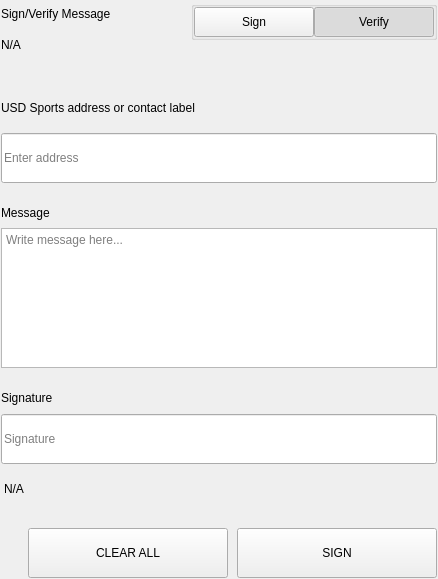
<?xml version="1.0" encoding="UTF-8"?>
<ui version="4.0">
 <class>SettingsSignMessageWidgets</class>
 <widget class="QWidget" name="SettingsSignMessageWidgets">
  <property name="geometry">
   <rect>
    <x>0</x>
    <y>0</y>
    <width>438</width>
    <height>579</height>
   </rect>
  </property>
  <property name="windowTitle">
   <string>Form</string>
  </property>
  <layout class="QVBoxLayout" name="verticalLayout">
   <property name="spacing">
    <number>0</number>
   </property>
   <property name="leftMargin">
    <number>0</number>
   </property>
   <property name="topMargin">
    <number>0</number>
   </property>
   <property name="rightMargin">
    <number>0</number>
   </property>
   <property name="bottomMargin">
    <number>0</number>
   </property>
   <item>
    <widget class="QWidget" name="left" native="true">
     <layout class="QVBoxLayout" name="verticalLayout_3">
      <property name="leftMargin">
       <number>0</number>
      </property>
      <property name="topMargin">
       <number>0</number>
      </property>
      <property name="rightMargin">
       <number>0</number>
      </property>
      <property name="bottomMargin">
       <number>0</number>
      </property>
      <item>
       <widget class="QWidget" name="container_sign" native="true">
        <layout class="QVBoxLayout" name="verticalLayout_2">
         <property name="spacing">
          <number>0</number>
         </property>
         <property name="leftMargin">
          <number>1</number>
         </property>
         <property name="topMargin">
          <number>1</number>
         </property>
         <property name="rightMargin">
          <number>1</number>
         </property>
         <property name="bottomMargin">
          <number>1</number>
         </property>
         <item>
          <layout class="QHBoxLayout" name="horizontalLayout_3" stretch="3,1">
           <property name="spacing">
            <number>40</number>
           </property>
           <item>
            <layout class="QVBoxLayout" name="verticalLayoutTitle">
             <property name="spacing">
              <number>5</number>
             </property>
             <item>
              <widget class="QLabel" name="labelTitle">
               <property name="text">
                <string>Sign/Verify Message</string>
               </property>
              </widget>
             </item>
             <item>
              <widget class="QLabel" name="labelSubtitle1">
               <property name="text">
                <string notr="true">N/A</string>
               </property>
               <property name="wordWrap">
                <bool>true</bool>
               </property>
              </widget>
             </item>
            </layout>
           </item>
           <item alignment="Qt::AlignRight|Qt::AlignTop">
            <widget class="QWidget" name="containerSwitch" native="true">
             <property name="styleSheet">
              <string notr="true">#containerSwitch{
	padding-top:9px;
}</string>
             </property>
             <layout class="QVBoxLayout" name="verticalLayout_6">
              <property name="spacing">
               <number>4</number>
              </property>
              <property name="leftMargin">
               <number>0</number>
              </property>
              <property name="topMargin">
               <number>0</number>
              </property>
              <property name="rightMargin">
               <number>0</number>
              </property>
              <property name="bottomMargin">
               <number>0</number>
              </property>
              <item alignment="Qt::AlignRight">
               <widget class="QGroupBox" name="groupBox">
                <property name="sizePolicy">
                 <sizepolicy hsizetype="Fixed" vsizetype="Preferred">
                  <horstretch>0</horstretch>
                  <verstretch>0</verstretch>
                 </sizepolicy>
                </property>
                <property name="title">
                 <string/>
                </property>
                <property name="alignment">
                 <set>Qt::AlignRight|Qt::AlignTop|Qt::AlignTrailing</set>
                </property>
                <layout class="QHBoxLayout" name="horizontalLayout_4">
                 <property name="spacing">
                  <number>0</number>
                 </property>
                 <property name="leftMargin">
                  <number>0</number>
                 </property>
                 <property name="topMargin">
                  <number>0</number>
                 </property>
                 <property name="rightMargin">
                  <number>0</number>
                 </property>
                 <property name="bottomMargin">
                  <number>0</number>
                 </property>
                 <item>
                  <widget class="QPushButton" name="pushSign">
                   <property name="minimumSize">
                    <size>
                     <width>120</width>
                     <height>30</height>
                    </size>
                   </property>
                   <property name="maximumSize">
                    <size>
                     <width>120</width>
                     <height>30</height>
                    </size>
                   </property>
                   <property name="focusPolicy">
                    <enum>Qt::NoFocus</enum>
                   </property>
                   <property name="text">
                    <string>Sign</string>
                   </property>
                   <property name="checkable">
                    <bool>true</bool>
                   </property>
                   <property name="autoExclusive">
                    <bool>true</bool>
                   </property>
                  </widget>
                 </item>
                 <item>
                  <widget class="QPushButton" name="pushVerify">
                   <property name="minimumSize">
                    <size>
                     <width>120</width>
                     <height>30</height>
                    </size>
                   </property>
                   <property name="maximumSize">
                    <size>
                     <width>120</width>
                     <height>30</height>
                    </size>
                   </property>
                   <property name="focusPolicy">
                    <enum>Qt::NoFocus</enum>
                   </property>
                   <property name="text">
                    <string>Verify</string>
                   </property>
                   <property name="checkable">
                    <bool>true</bool>
                   </property>
                   <property name="checked">
                    <bool>true</bool>
                   </property>
                   <property name="autoExclusive">
                    <bool>true</bool>
                   </property>
                  </widget>
                 </item>
                </layout>
               </widget>
              </item>
              <item alignment="Qt::AlignHCenter|Qt::AlignTop">
               <widget class="QLabel" name="labelSubtitleSwitch">
                <property name="text">
                 <string/>
                </property>
                <property name="alignment">
                 <set>Qt::AlignRight|Qt::AlignTrailing|Qt::AlignVCenter</set>
                </property>
               </widget>
              </item>
             </layout>
            </widget>
           </item>
          </layout>
         </item>
         <item>
          <spacer name="verticalSpacer_2">
           <property name="orientation">
            <enum>Qt::Vertical</enum>
           </property>
           <property name="sizeType">
            <enum>QSizePolicy::Fixed</enum>
           </property>
           <property name="sizeHint" stdset="0">
            <size>
             <width>20</width>
             <height>40</height>
            </size>
           </property>
          </spacer>
         </item>
         <item>
          <widget class="QWidget" name="containerAddress" native="true">
           <property name="sizePolicy">
            <sizepolicy hsizetype="Preferred" vsizetype="Fixed">
             <horstretch>0</horstretch>
             <verstretch>0</verstretch>
            </sizepolicy>
           </property>
           <layout class="QVBoxLayout" name="verticalLayout_5" stretch="0,0">
            <property name="spacing">
             <number>15</number>
            </property>
            <property name="leftMargin">
             <number>0</number>
            </property>
            <property name="topMargin">
             <number>0</number>
            </property>
            <property name="rightMargin">
             <number>0</number>
            </property>
            <property name="bottomMargin">
             <number>0</number>
            </property>
            <item>
             <widget class="QLabel" name="labelSubtitleAddress">
              <property name="minimumSize">
               <size>
                <width>0</width>
                <height>20</height>
               </size>
              </property>
              <property name="maximumSize">
               <size>
                <width>16777215</width>
                <height>20</height>
               </size>
              </property>
              <property name="text">
               <string>USD Sports address or contact label</string>
              </property>
             </widget>
            </item>
            <item>
             <widget class="QLineEdit" name="addressIn_SM">
              <property name="minimumSize">
               <size>
                <width>0</width>
                <height>50</height>
               </size>
              </property>
              <property name="maximumSize">
               <size>
                <width>16777215</width>
                <height>50</height>
               </size>
              </property>
              <property name="placeholderText">
               <string>Enter address</string>
              </property>
             </widget>
            </item>
           </layout>
          </widget>
         </item>
         <item>
          <spacer name="verticalSpacer_3">
           <property name="orientation">
            <enum>Qt::Vertical</enum>
           </property>
           <property name="sizeType">
            <enum>QSizePolicy::Fixed</enum>
           </property>
           <property name="sizeHint" stdset="0">
            <size>
             <width>20</width>
             <height>20</height>
            </size>
           </property>
          </spacer>
         </item>
         <item>
          <layout class="QVBoxLayout" name="verticalLayout_9">
           <property name="spacing">
            <number>5</number>
           </property>
           <item>
            <widget class="QLabel" name="labelSubtitleMessage">
             <property name="minimumSize">
              <size>
               <width>0</width>
               <height>20</height>
              </size>
             </property>
             <property name="maximumSize">
              <size>
               <width>16777215</width>
               <height>20</height>
              </size>
             </property>
             <property name="text">
              <string>Message</string>
             </property>
            </widget>
           </item>
           <item>
            <widget class="QPlainTextEdit" name="messageIn_SM">
             <property name="minimumSize">
              <size>
               <width>0</width>
               <height>140</height>
              </size>
             </property>
             <property name="maximumSize">
              <size>
               <width>16777215</width>
               <height>140</height>
              </size>
             </property>
             <property name="placeholderText">
              <string>Write message here...</string>
             </property>
            </widget>
           </item>
          </layout>
         </item>
         <item>
          <spacer name="verticalSpacer_4">
           <property name="orientation">
            <enum>Qt::Vertical</enum>
           </property>
           <property name="sizeType">
            <enum>QSizePolicy::Fixed</enum>
           </property>
           <property name="sizeHint" stdset="0">
            <size>
             <width>20</width>
             <height>20</height>
            </size>
           </property>
          </spacer>
         </item>
         <item>
          <widget class="QWidget" name="widget" native="true">
           <property name="minimumSize">
            <size>
             <width>0</width>
             <height>75</height>
            </size>
           </property>
           <property name="maximumSize">
            <size>
             <width>16777215</width>
             <height>16777215</height>
            </size>
           </property>
           <layout class="QVBoxLayout" name="verticalLayout_4">
            <property name="leftMargin">
             <number>0</number>
            </property>
            <property name="topMargin">
             <number>0</number>
            </property>
            <property name="rightMargin">
             <number>0</number>
            </property>
            <property name="bottomMargin">
             <number>0</number>
            </property>
            <item>
             <widget class="QLabel" name="labelSubtitleSignature">
              <property name="minimumSize">
               <size>
                <width>0</width>
                <height>20</height>
               </size>
              </property>
              <property name="maximumSize">
               <size>
                <width>16777215</width>
                <height>20</height>
               </size>
              </property>
              <property name="text">
               <string>Signature</string>
              </property>
             </widget>
            </item>
            <item>
             <widget class="QLineEdit" name="signatureOut_SM">
              <property name="minimumSize">
               <size>
                <width>0</width>
                <height>50</height>
               </size>
              </property>
              <property name="placeholderText">
               <string>Signature</string>
              </property>
             </widget>
            </item>
           </layout>
          </widget>
         </item>
         <item>
          <widget class="QLabel" name="statusLabel_SM">
           <property name="styleSheet">
            <string notr="true">padding-top:5px;</string>
           </property>
           <property name="text">
            <string notr="true">N/A</string>
           </property>
          </widget>
         </item>
         <item>
          <spacer name="verticalSpacer">
           <property name="orientation">
            <enum>Qt::Vertical</enum>
           </property>
           <property name="sizeType">
            <enum>QSizePolicy::Fixed</enum>
           </property>
           <property name="sizeHint" stdset="0">
            <size>
             <width>20</width>
             <height>20</height>
            </size>
           </property>
          </spacer>
         </item>
         <item>
          <layout class="QHBoxLayout" name="horizontalLayout_7">
           <property name="spacing">
            <number>9</number>
           </property>
           <item>
            <spacer name="horizontalSpacer_5">
             <property name="orientation">
              <enum>Qt::Horizontal</enum>
             </property>
             <property name="sizeType">
              <enum>QSizePolicy::Expanding</enum>
             </property>
             <property name="sizeHint" stdset="0">
              <size>
               <width>40</width>
               <height>20</height>
              </size>
             </property>
            </spacer>
           </item>
           <item>
            <widget class="QPushButton" name="pushButtonClear">
             <property name="minimumSize">
              <size>
               <width>200</width>
               <height>50</height>
              </size>
             </property>
             <property name="focusPolicy">
              <enum>Qt::NoFocus</enum>
             </property>
             <property name="text">
              <string>CLEAR ALL</string>
             </property>
            </widget>
           </item>
           <item>
            <widget class="QPushButton" name="pushButtonSave">
             <property name="minimumSize">
              <size>
               <width>200</width>
               <height>50</height>
              </size>
             </property>
             <property name="maximumSize">
              <size>
               <width>200</width>
               <height>50</height>
              </size>
             </property>
             <property name="focusPolicy">
              <enum>Qt::NoFocus</enum>
             </property>
             <property name="text">
              <string>SIGN</string>
             </property>
            </widget>
           </item>
          </layout>
         </item>
        </layout>
       </widget>
      </item>
     </layout>
    </widget>
   </item>
  </layout>
 </widget>
 <resources/>
 <connections/>
</ui>
